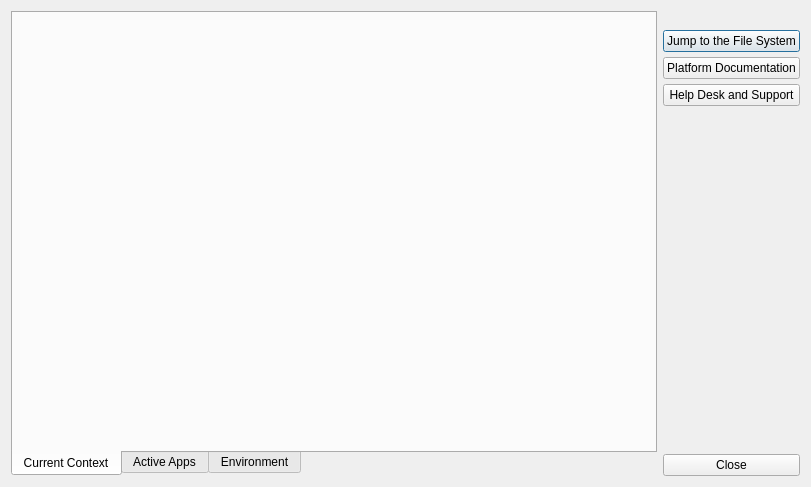
<?xml version="1.0" encoding="UTF-8"?>
<ui version="4.0">
 <class>Dialog</class>
 <widget class="QDialog" name="Dialog">
  <property name="geometry">
   <rect>
    <x>0</x>
    <y>0</y>
    <width>811</width>
    <height>487</height>
   </rect>
  </property>
  <property name="windowTitle">
   <string>Your Current Context</string>
  </property>
  <layout class="QHBoxLayout" name="horizontalLayout">
   <item>
    <widget class="QTabWidget" name="context_overview_tab_widget">
     <property name="tabPosition">
      <enum>QTabWidget::South</enum>
     </property>
     <property name="currentIndex">
      <number>0</number>
     </property>
     <widget class="QWidget" name="tab">
      <attribute name="icon">
       <iconset resource="resources.qrc">
        <normaloff>:/res/icon_task.png</normaloff>:/res/icon_task.png</iconset>
      </attribute>
      <attribute name="title">
       <string>Current Context</string>
      </attribute>
      <layout class="QVBoxLayout" name="verticalLayout_4">
       <item>
        <widget class="ContextBrowserWidget" name="context_browser" native="true">
         <property name="sizePolicy">
          <sizepolicy hsizetype="Expanding" vsizetype="Expanding">
           <horstretch>0</horstretch>
           <verstretch>0</verstretch>
          </sizepolicy>
         </property>
         <property name="minimumSize">
          <size>
           <width>380</width>
           <height>0</height>
          </size>
         </property>
        </widget>
       </item>
      </layout>
     </widget>
     <widget class="QWidget" name="tab_2">
      <attribute name="icon">
       <iconset resource="resources.qrc">
        <normaloff>:/res/logo_color_16.png</normaloff>:/res/logo_color_16.png</iconset>
      </attribute>
      <attribute name="title">
       <string>Active Apps</string>
      </attribute>
      <layout class="QVBoxLayout" name="verticalLayout_2">
       <item>
        <widget class="QLabel" name="label_2">
         <property name="text">
          <string>You can double click on an app to jump to its documentation.</string>
         </property>
        </widget>
       </item>
       <item>
        <widget class="AppBrowserWidget" name="app_browser" native="true">
         <property name="sizePolicy">
          <sizepolicy hsizetype="Expanding" vsizetype="Expanding">
           <horstretch>0</horstretch>
           <verstretch>0</verstretch>
          </sizepolicy>
         </property>
         <property name="minimumSize">
          <size>
           <width>380</width>
           <height>0</height>
          </size>
         </property>
        </widget>
       </item>
      </layout>
     </widget>
     <widget class="QWidget" name="tab_3">
      <attribute name="icon">
       <iconset resource="resources.qrc">
        <normaloff>:/res/cog_white.png</normaloff>:/res/cog_white.png</iconset>
      </attribute>
      <attribute name="title">
       <string>Environment</string>
      </attribute>
      <layout class="QVBoxLayout" name="verticalLayout_3">
       <item>
        <widget class="QLabel" name="label_3">
         <property name="text">
          <string>The environment file contains all the settings and configuration for the currently running Tank Apps. The Tank Engine provides core services such as menu management and app startup.</string>
         </property>
         <property name="wordWrap">
          <bool>true</bool>
         </property>
        </widget>
       </item>
       <item>
        <widget class="EnvironmentBrowserWidget" name="environment_browser" native="true">
         <property name="sizePolicy">
          <sizepolicy hsizetype="Expanding" vsizetype="Expanding">
           <horstretch>0</horstretch>
           <verstretch>0</verstretch>
          </sizepolicy>
         </property>
         <property name="minimumSize">
          <size>
           <width>380</width>
           <height>0</height>
          </size>
         </property>
        </widget>
       </item>
      </layout>
     </widget>
    </widget>
   </item>
   <item>
    <layout class="QVBoxLayout" name="verticalLayout">
     <property name="spacing">
      <number>5</number>
     </property>
     <item>
      <widget class="QLabel" name="label">
       <property name="text">
        <string/>
       </property>
       <property name="pixmap">
        <pixmap resource="resources.qrc">:/res/tank_logo.png</pixmap>
       </property>
      </widget>
     </item>
     <item>
      <widget class="QPushButton" name="jump_to_fs">
       <property name="text">
        <string>Jump to the File System</string>
       </property>
      </widget>
     </item>
     <item>
      <widget class="QPushButton" name="platform_docs">
       <property name="text">
        <string>Platform Documentation</string>
       </property>
      </widget>
     </item>
     <item>
      <widget class="QPushButton" name="support">
       <property name="text">
        <string>Help Desk and Support</string>
       </property>
      </widget>
     </item>
     <item>
      <spacer name="verticalSpacer">
       <property name="orientation">
        <enum>Qt::Vertical</enum>
       </property>
       <property name="sizeHint" stdset="0">
        <size>
         <width>20</width>
         <height>40</height>
        </size>
       </property>
      </spacer>
     </item>
     <item>
      <widget class="QPushButton" name="close">
       <property name="text">
        <string>Close</string>
       </property>
      </widget>
     </item>
    </layout>
   </item>
  </layout>
 </widget>
 <customwidgets>
  <customwidget>
   <class>ContextBrowserWidget</class>
   <extends>QWidget</extends>
   <header>..context_browser</header>
   <container>1</container>
  </customwidget>
  <customwidget>
   <class>AppBrowserWidget</class>
   <extends>QWidget</extends>
   <header>..app_browser</header>
   <container>1</container>
  </customwidget>
  <customwidget>
   <class>EnvironmentBrowserWidget</class>
   <extends>QWidget</extends>
   <header>..environment_browser</header>
   <container>1</container>
  </customwidget>
 </customwidgets>
 <resources>
  <include location="resources.qrc"/>
 </resources>
 <connections>
  <connection>
   <sender>close</sender>
   <signal>clicked()</signal>
   <receiver>Dialog</receiver>
   <slot>accept()</slot>
   <hints>
    <hint type="sourcelabel">
     <x>513</x>
     <y>291</y>
    </hint>
    <hint type="destinationlabel">
     <x>601</x>
     <y>250</y>
    </hint>
   </hints>
  </connection>
 </connections>
</ui>
